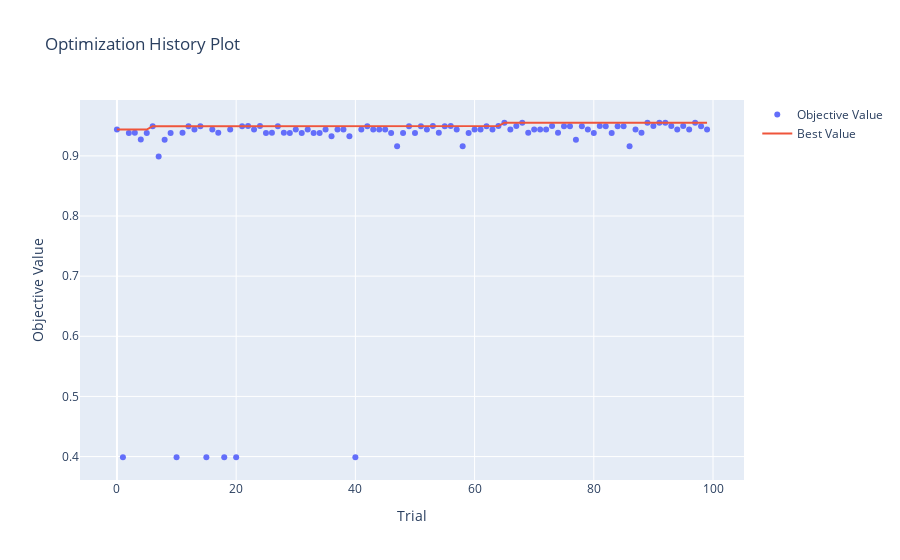

The cell this chart's notebook holds for it:
### Markdown cell above
---

### 4. 최적화 과정 엿보기: 시각화

Optuna의 가장 강력한 기능 중 하나는 최적화 과정을 시각적으로 분석할 수 있는 다양한 도구를 제공한다는 점입니다. 

이를 통해 우리는 단순히 최종 결과만 얻는 것이 아니라, 어떤 하이퍼파라미터가 중요한지, 탐색이 어떻게 진행되었는지 깊이 있게 이해할 수 있습니다.

#### 💻 코드 예시: Optuna 시각화 기능 사용하기

앞서 실행한 랜덤 포레스트 튜닝(`study_rf`) 결과를 바탕으로 몇 가지 유용한 시각화 차트를 그려보겠습니다.

### Code cell
# 시각화 라이브러리 임포트
from optuna.visualization import plot_optimization_history, plot_param_importances
from optuna.visualization import plot_parallel_coordinate, plot_contour

# 1. 최적화 과정 시각화 (Optimization History)
# 각 trial마다 성능이 어떻게 변해왔는지 보여줍니다.
plot_optimization_history(study_rf)
